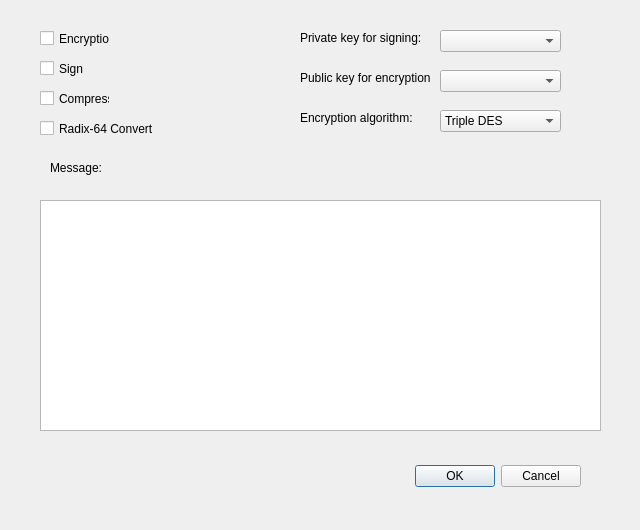
<?xml version="1.0" encoding="UTF-8"?>
<ui version="4.0">
 <class>SendMessageDialog</class>
 <widget class="QDialog" name="SendMessageDialog">
  <property name="geometry">
   <rect>
    <x>0</x>
    <y>0</y>
    <width>640</width>
    <height>530</height>
   </rect>
  </property>
  <property name="windowTitle">
   <string>Send message</string>
  </property>
  <widget class="QDialogButtonBox" name="buttonBox">
   <property name="geometry">
    <rect>
     <x>240</x>
     <y>460</y>
     <width>341</width>
     <height>32</height>
    </rect>
   </property>
   <property name="orientation">
    <enum>Qt::Horizontal</enum>
   </property>
   <property name="standardButtons">
    <set>QDialogButtonBox::Cancel|QDialogButtonBox::Ok</set>
   </property>
  </widget>
  <widget class="QTextEdit" name="messageText">
   <property name="geometry">
    <rect>
     <x>40</x>
     <y>200</y>
     <width>561</width>
     <height>231</height>
    </rect>
   </property>
  </widget>
  <widget class="QLabel" name="messageLabel">
   <property name="geometry">
    <rect>
     <x>50</x>
     <y>160</y>
     <width>61</width>
     <height>16</height>
    </rect>
   </property>
   <property name="text">
    <string>Message:</string>
   </property>
  </widget>
  <widget class="QCheckBox" name="encryptionCheckBox">
   <property name="geometry">
    <rect>
     <x>40</x>
     <y>30</y>
     <width>70</width>
     <height>17</height>
    </rect>
   </property>
   <property name="text">
    <string>Encryption</string>
   </property>
  </widget>
  <widget class="QCheckBox" name="signCheckBox">
   <property name="geometry">
    <rect>
     <x>40</x>
     <y>60</y>
     <width>70</width>
     <height>17</height>
    </rect>
   </property>
   <property name="text">
    <string>Sign</string>
   </property>
  </widget>
  <widget class="QCheckBox" name="compressCheckBox">
   <property name="geometry">
    <rect>
     <x>40</x>
     <y>90</y>
     <width>70</width>
     <height>17</height>
    </rect>
   </property>
   <property name="text">
    <string>Compress</string>
   </property>
  </widget>
  <widget class="QCheckBox" name="convertCheckBox">
   <property name="geometry">
    <rect>
     <x>40</x>
     <y>120</y>
     <width>121</width>
     <height>17</height>
    </rect>
   </property>
   <property name="text">
    <string>Radix-64 Convert</string>
   </property>
  </widget>
  <widget class="QComboBox" name="privateComboBox">
   <property name="geometry">
    <rect>
     <x>440</x>
     <y>30</y>
     <width>121</width>
     <height>22</height>
    </rect>
   </property>
  </widget>
  <widget class="QLabel" name="privateLabel">
   <property name="geometry">
    <rect>
     <x>300</x>
     <y>30</y>
     <width>131</width>
     <height>16</height>
    </rect>
   </property>
   <property name="text">
    <string>Private key for signing:</string>
   </property>
  </widget>
  <widget class="QLabel" name="publicLabel">
   <property name="geometry">
    <rect>
     <x>300</x>
     <y>70</y>
     <width>131</width>
     <height>16</height>
    </rect>
   </property>
   <property name="text">
    <string>Public key for encryption:</string>
   </property>
  </widget>
  <widget class="QComboBox" name="publicComboBox">
   <property name="geometry">
    <rect>
     <x>440</x>
     <y>70</y>
     <width>121</width>
     <height>22</height>
    </rect>
   </property>
  </widget>
  <widget class="QLabel" name="algorithmLabel">
   <property name="geometry">
    <rect>
     <x>300</x>
     <y>110</y>
     <width>131</width>
     <height>16</height>
    </rect>
   </property>
   <property name="text">
    <string>Encryption algorithm:</string>
   </property>
  </widget>
  <widget class="QComboBox" name="algorithmComboBox">
   <property name="geometry">
    <rect>
     <x>440</x>
     <y>110</y>
     <width>121</width>
     <height>22</height>
    </rect>
   </property>
   <item>
    <property name="text">
     <string>Triple DES</string>
    </property>
   </item>
   <item>
    <property name="text">
     <string>AES-128</string>
    </property>
   </item>
  </widget>
 </widget>
 <resources/>
 <connections>
  <connection>
   <sender>buttonBox</sender>
   <signal>accepted()</signal>
   <receiver>SendMessageDialog</receiver>
   <slot>accept()</slot>
   <hints>
    <hint type="sourcelabel">
     <x>248</x>
     <y>254</y>
    </hint>
    <hint type="destinationlabel">
     <x>157</x>
     <y>274</y>
    </hint>
   </hints>
  </connection>
  <connection>
   <sender>buttonBox</sender>
   <signal>rejected()</signal>
   <receiver>SendMessageDialog</receiver>
   <slot>reject()</slot>
   <hints>
    <hint type="sourcelabel">
     <x>316</x>
     <y>260</y>
    </hint>
    <hint type="destinationlabel">
     <x>286</x>
     <y>274</y>
    </hint>
   </hints>
  </connection>
 </connections>
</ui>
